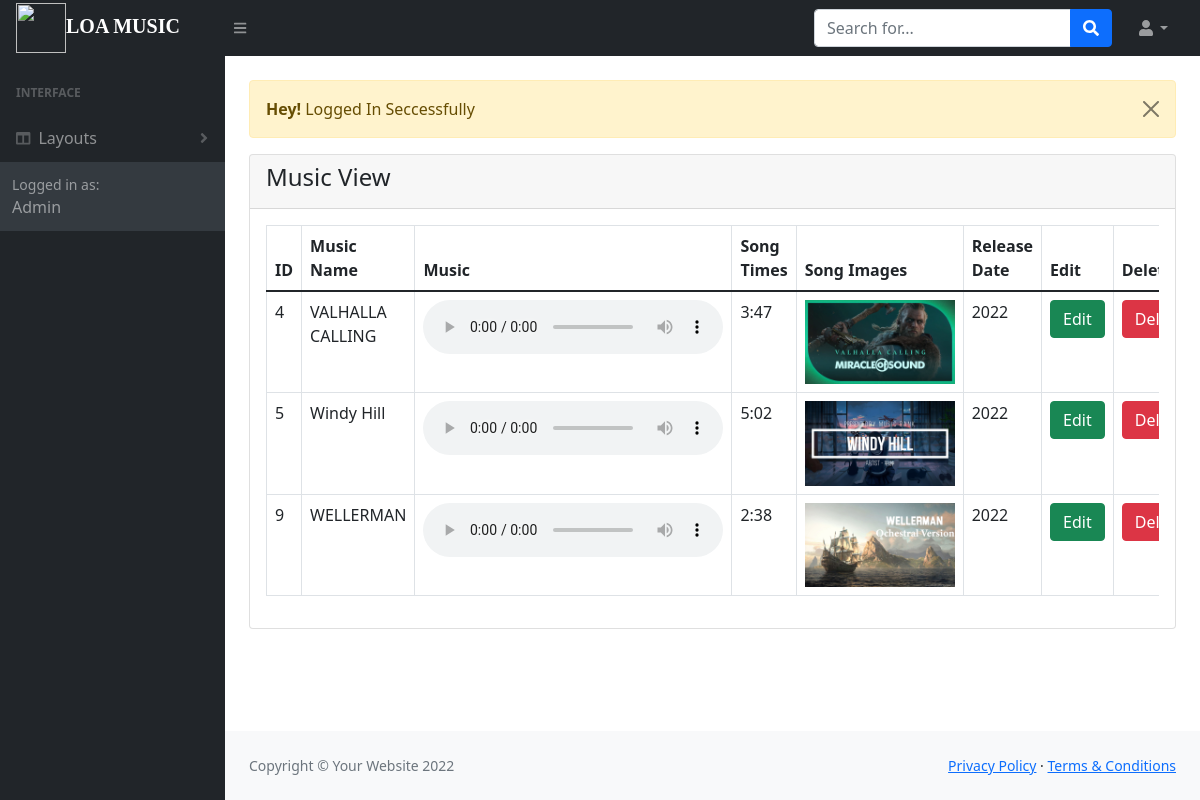
Page /admin/music-view.php (signed in) on the committed database.
### tables this page shows
CREATE TABLE `upload_song` (
  `songs_id` int(11) NOT NULL,
  `songs_name` varchar(255) NOT NULL,
  `newSongs` varchar(255) NOT NULL,
  `songs_times` varchar(255) NOT NULL,
  `songs_images` varchar(255) NOT NULL,
  `release_date` varchar(255) NOT NULL
);

### config/OOPdbcon.php (called while the page is built, shortened)
<?php
class OOPdbcon{
    public function __construct()
    {
        $conn = new mysqli(DB_HOST, DB_USER, DB_PASSWORD, DB_DATABASE);
        return $this->conn = $conn;
    }
}
?>

### controllers/AuthenticationController.php (called while the page is built, shortened)
<?php
class AuthenticationController{
    public function __construct()
    {
        $db = new OOPdbcon;
    }
}
?>

### admin/music-view.php (the view, shortened to what this page needs)
<?php
include_once('../controllers/AuthenticationController.php');
include("includes/header.php");
?>
<div class="container-fluid px-4">
    <div class="row mt-4">
        <div class="col-md-12">
            <?php include('../message.php'); ?>
            <div class="card">
                <div class="card-header">
                    <h4>Music View</h4>
                </div>
                <div class="card-body">
                    <div class="table-responsive">
                        <table class="table table-bordered">
                            <thead>
                                <tr>
                                    <th>ID</th>
                                    <th>Music Name</th>
                                    <th>Music</th>
                                    <th>Song Times</th>
                                    <th>Song Images</th>
                                    <th>Release Date</th>
                                    <th>Edit</th>
                                    <th>Delete</th>
                                </tr>
                            </thead>
                            <tbody>
                                <?php
                                $musicViewquery = "SELECT * FROM upload_song";
                                $result = $db->conn->query($musicViewquery);
                                if ($result) {
                                    foreach ($result as $row) {
                                ?>
                                        <tr>
                                            <td><?= $row['songs_id'] ?></td>
                                            <td><?= $row['songs_name'] ?></td>
                                            <td> <audio controls><source src="<?= $row['newSongs']; ?>" type="audio/mpeg"></source></audio> </td>
                                            <td><?= $row['songs_times'] ?></td>
                                            <td> <img style="width: 150px;" src="<?= $row['songs_images'] ?>" /> </td>
                                            <td><?= $row['release_date'] ?></td>
                                            <td>
                                                <a href="music-edit.php?id=<?= $row['songs_id']; ?>" class="btn btn-success">Edit</a>
                                            </td>
                                            <td>
                                                <form action="codes/music-code.php" method="POST">
                                                <button type="submit" name="deleteBtn" value="<?= $row['songs_id'] ?>" class="btn btn-danger">Delete</button>
                                                </form>
                                            </td>
                                        </tr>
                                <?php
                                    }
                                } else {
                                    echo 'No Record Found';
                                }
                                ?>
                            </tbody>
                        </table>
                    </div>
                </div>
            </div>
        </div>
    </div>
</div>
<?php
include("includes/footer.php");
include("includes/scripts.php");
?>

### admin/includes/header.php (shortened to what this page needs)
<!DOCTYPE html>
<html lang="en">
<head>
    <link href="https://cdn.jsdelivr.net/npm/simple-datatables@latest/dist/style.css" rel="stylesheet" />
    <link href="css/styles.css" rel="stylesheet" />
</head>
<body class="sb-nav-fixed">
    <?php include("includes/navbar-top.php"); ?>
    <div id="layoutSidenav">
        <?php include("includes/sidebar.php"); ?>
        <div id="layoutSidenav_content">
            <main>

### admin/includes/navbar-top.php (shortened to what this page needs)
<nav class="sb-topnav navbar navbar-expand navbar-dark bg-dark">
    <a class="navbar-brand ps-3" href="index.php" style="font-weight: bolder; font-family: serif;"><img src="/IP_Assignment/logo.gif" style="width: 50px; height: 50px;">LOA MUSIC</a>
    <button class="btn btn-link btn-sm order-1 order-lg-0 me-4 me-lg-0" id="sidebarToggle" href="#!"><i class="fas fa-bars"></i></button>
    <form class="d-none d-md-inline-block form-inline ms-auto me-0 me-md-3 my-2 my-md-0">
        <div class="input-group">
            <input class="form-control" type="text" placeholder="Search for..." aria-label="Search for..." aria-describedby="btnNavbarSearch" />
            <button class="btn btn-primary" id="btnNavbarSearch" type="button"><i class="fas fa-search"></i></button>
        </div>
    </form>
    <ul class="navbar-nav ms-auto ms-md-0 me-3 me-lg-4">
        <li class="nav-item dropdown">
            <a class="nav-link dropdown-toggle" id="navbarDropdown" href="#" role="button" data-bs-toggle="dropdown" aria-expanded="false"><i class="fas fa-user fa-fw"></i></a>
        </li>
    </ul>
</nav>

### admin/includes/sidebar.php (shortened to what this page needs)
<div id="layoutSidenav_nav">
    <nav class="sb-sidenav accordion sb-sidenav-dark" id="sidenavAccordion">
        <div class="sb-sidenav-menu">
            <div class="nav">
                <div class="sb-sidenav-menu-heading">Interface</div>
                <a class="nav-link collapsed" href="#" data-bs-toggle="collapse" data-bs-target="#collapseLayouts" aria-expanded="false" aria-controls="collapseLayouts">
                    <div class="sb-nav-link-icon"><i class="fas fa-columns"></i></div>
                    Layouts
                    <div class="sb-sidenav-collapse-arrow"><i class="fas fa-angle-down"></i></div>
                </a>
        <div class="sb-sidenav-footer">
            <div class="small">Logged in as:</div>
            Admin
        </div>
    </nav>
</div>

### message.php (shortened to what this page needs)
<?php
if (isset($_SESSION['message'])) {
    ?>
        <div class="alert alert-warning alert-dismissible fade show" role="alert">
            <strong>Hey!</strong> <?= $_SESSION['message'] ?>
            <button type="button" class="btn-close" data-bs-dismiss="alert" aria-label="Close"></button>
        </div>
    <?php
}
?>

### admin/includes/footer.php
</main>
<footer class="py-4 bg-light mt-auto">
    <div class="container-fluid px-4">
        <div class="d-flex align-items-center justify-content-between small">
            <div class="text-muted">Copyright &copy; Your Website 2022</div>
            <div>
                <a href="#">Privacy Policy</a>
                &middot;
                <a href="#">Terms &amp; Conditions</a>
            </div>
        </div>
    </div>
</footer>
</div>
</div>

### admin/includes/scripts.php (shortened to what this page needs)
</body>
</html>

### rows in the picture
upload_song: songs_id "4", songs_name "VALHALLA CALLING", songs_times "3:47", songs_images (placeholder picture), release_date "2022"
upload_song: songs_id "5", songs_name "Windy Hill", songs_times "5:02", songs_images (placeholder picture), release_date "2022"
upload_song: songs_id "9", songs_name "WELLERMAN", songs_times "2:38", songs_images (picture), release_date "2022"

### other values in the picture
$_SESSION['message'] "Logged In Seccessfully"
